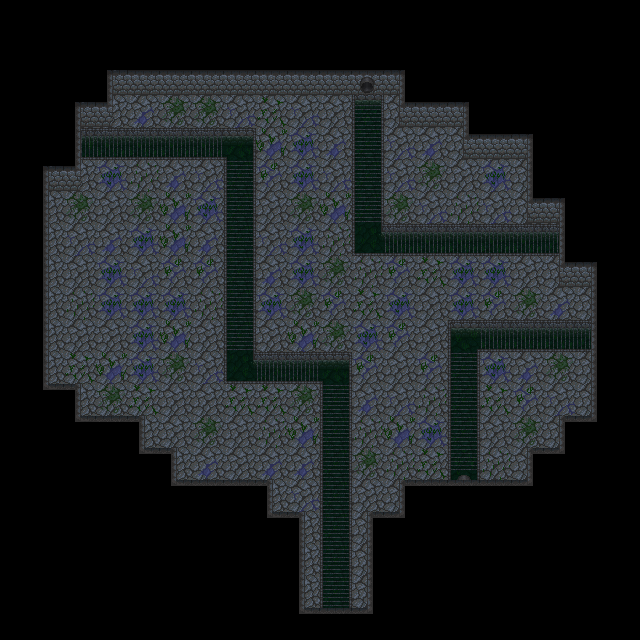

A level layout from a 2D game, rendered from its tile map. Below: a short description, then the map file with its tile-grid data intact:
An orthogonal 20x20 tile map with 32x32 px tiles, 1 tile layer (Tile Layer 1).

<map version="1.10" tiledversion="1.11.2" orientation="orthogonal" renderorder="right-down" width="20" height="20" tilewidth="32" tileheight="32" infinite="0" nextlayerid="5" nextobjectid="43">
 <tileset firstgid="1" source="tiles.tsx" />
 <objectgroup id="4" name="Collisions" />
 <layer id="1" name="Tile Layer 1" width="20" height="20">
  <data encoding="csv">
0,0,0,0,0,0,0,0,0,0,0,0,0,0,0,0,0,0,0,0,
0,0,0,0,0,0,0,0,0,0,0,0,0,0,0,0,0,0,0,0,
0,0,0,45,42,42,42,42,42,42,42,1,47,0,0,0,0,0,0,0,
0,0,45,43,31,37,37,32,29,32,46,9,41,42,47,0,0,0,0,0,
0,0,19,20,20,20,20,6,30,38,31,17,32,31,41,42,47,0,0,0,
0,45,43,38,39,31,32,17,40,38,32,17,32,37,46,38,33,0,0,0,
0,35,37,46,37,30,38,17,46,37,30,17,37,32,39,32,41,47,0,0,
0,35,32,31,38,30,31,17,32,38,39,11,20,20,20,20,20,22,0,0,
0,35,46,38,32,40,40,17,31,38,37,39,40,29,38,38,46,41,47,0,
0,35,39,38,38,38,39,17,38,37,40,29,38,46,38,40,37,31,33,0,
0,35,46,46,38,30,46,17,46,30,37,38,40,46,3,20,20,20,22,0,
0,35,29,30,38,37,32,11,21,21,6,40,46,40,17,38,31,37,33,0,
0,48,27,37,29,46,46,29,29,37,17,31,32,39,17,29,40,32,33,0,
0,0,48,26,27,46,37,46,39,30,17,39,30,38,17,46,37,25,44,0,
0,0,0,0,48,27,31,46,31,31,17,37,39,29,18,39,25,44,0,0,
0,0,0,0,0,48,26,26,27,32,17,46,25,26,26,26,44,0,0,0,
0,0,0,0,0,0,0,0,48,27,17,25,44,0,0,0,0,0,0,0,
0,0,0,0,0,0,0,0,0,35,17,33,0,0,0,0,0,0,0,0,
0,0,0,0,0,0,0,0,0,35,17,33,0,0,0,0,0,0,0,0,
0,0,0,0,0,0,0,0,0,48,26,44,0,0,0,0,0,0,0,0
</data>
 </layer>
</map>